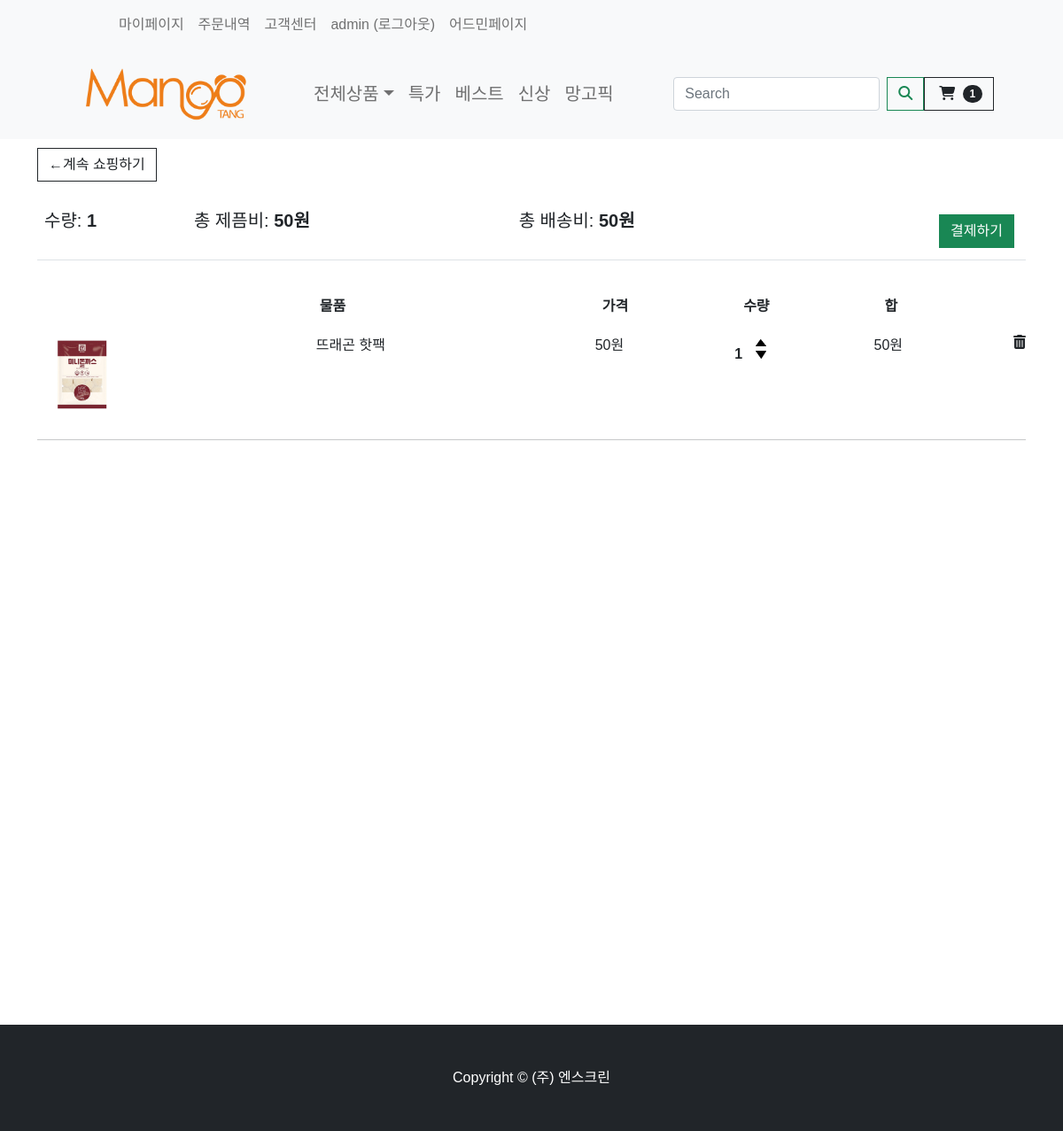
The app's page /cart/ (signed in), older data.
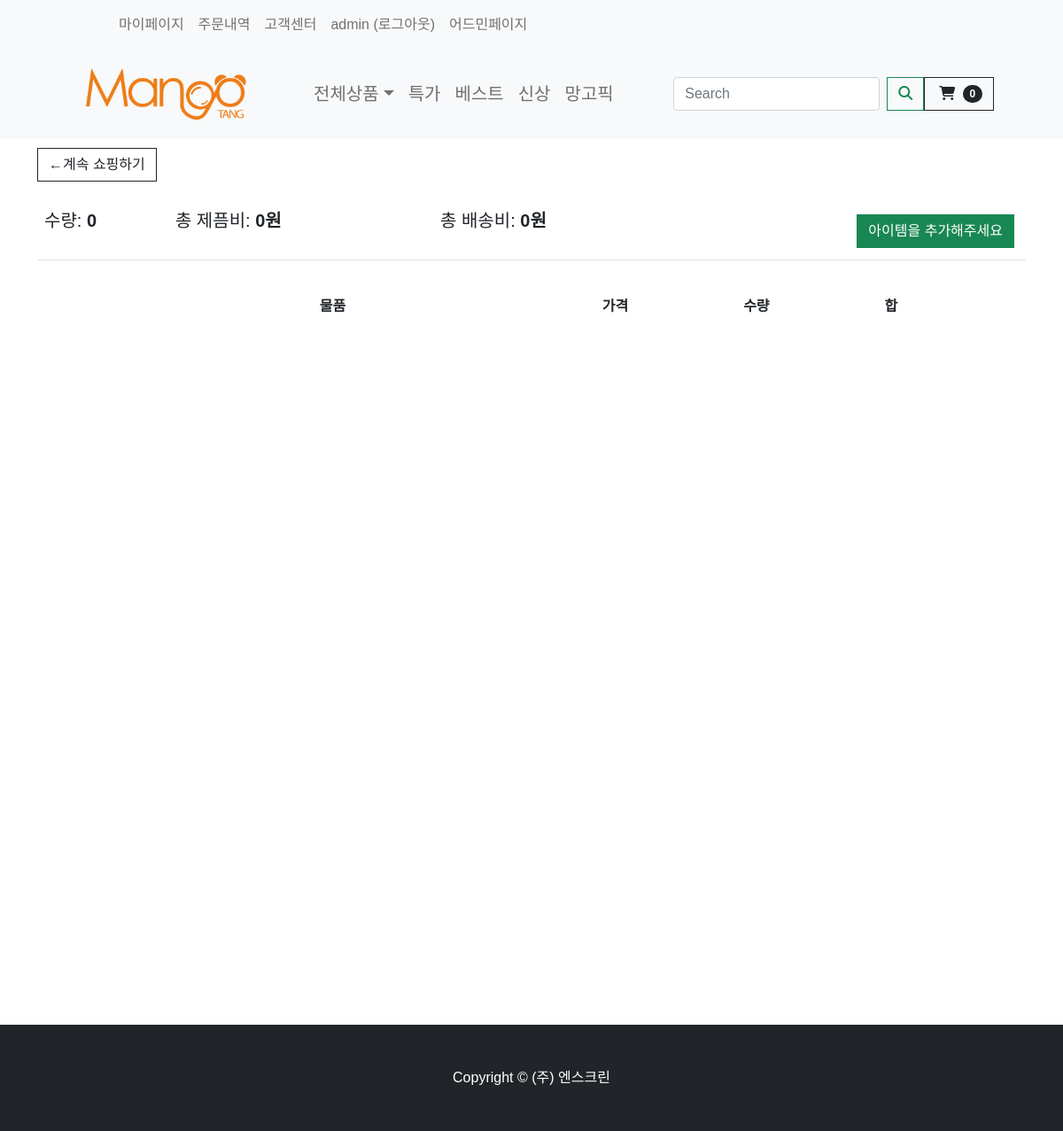
The same page, newer data.
### store/models.py (models this page shows, shortened)
class Order(models.Model):
    customer = models.ForeignKey(Customer, on_delete=models.SET_NULL, null=True, blank=True)
    date_ordered = models.DateTimeField(auto_now_add=True)
    order_status = models.BooleanField(default=False)
    payment_state = models.BooleanField(default=False)
    shipping_fee = models.IntegerField(null=True, blank=True)
    order_number = models.IntegerField(null=True, blank=True)
    email = models.EmailField(null=True, blank=True)
    total_fee = models.IntegerField(null=True, blank=True)
    post_code = models.CharField(max_length=200, null=True, blank=True)
    recipent_address1 = models.CharField(max_length=200, null=False)
    recipent_address2 = models.CharField(max_length=200, null=False)
    recipent_number = models.CharField(max_length=50, null=False)
    recipent_name = models.CharField(max_length=50, null=False)
    order_request = models.CharField(max_length=100, null=False)
    orderer_number = models.CharField(max_length=100, null=False)
    orderer_name = models.CharField(max_length=100, null=False)
    @property
    def get_cart_items(self):
        orderitems = self.orderitem_set.all()
        total = sum([item.quantity for item in orderitems])
        return total
    @property
    def get_total(self):  # 옵션 포함 해당 order의 모든 가격
        orderitems = self.orderitem_set.all()  # 해당 order의 자식 가져와서
        total = sum([item.get_total for item in orderitems])  # 다더함함
        optionTotal = sum([item.get_option_cart_total for item in orderitems])  # 다더함함
        return total + optionTotal
    @property
    def get_deliver_price(self):
        orderitems = self.orderitem_set.all()
        total = sum([item.get_delivery_price for item in orderitems])
        return total

class OrderItem(models.Model):
    product = models.ForeignKey(Product, on_delete=models.SET_NULL, null=True)
    order = models.ForeignKey(Order, on_delete=models.SET_NULL, null=True, blank=True)
    orderHistory = models.ForeignKey(OrderHistory, on_delete=models.SET_NULL, null=True)
    deliver_state = models.CharField(max_length=200, null=True, blank=True)
    quantity = models.IntegerField(default=0, null=True, blank=True)
    date_added = models.DateTimeField(auto_now_add=True)
    item_option_bool = models.BooleanField(default=False, blank=False, null=True)
    deliver_company = models.CharField(max_length=200, null=True, blank=True)
    track_number = models.IntegerField(null=True, blank=True)
    @property  # 배송비
    def get_delivery_price(self):
        return self.product.shipment_price
    @property  # 제품 가격
    def get_total(self):
        total = self.product.price_discount * self.quantity
        return total
    @property  # 옵션 가격
    def get_option_cart_total(self):
        orderOptions = self.orderitemoption_set.all()  # 해당 order의 자식 가져와서
        total = sum([item.get_total for item in orderOptions])  # 다더함함
        return total

class Product(models.Model):
    product_name = models.CharField(max_length=200)
    price = models.FloatField(null=False, blank=False)
    image_detail = models.ImageField(null=True, blank=True)
    image_title = models.ImageField(null=True, blank=True)
    image_introduce = models.ImageField(null=True, blank=True)
    seller_code = models.CharField(max_length=50, null=False, blank=False)
    price_discount = models.FloatField(null=True)
    discount = models.IntegerField(null=True)
    stock = models.IntegerField()
    first_title = models.CharField(max_length=200)
    second_title = models.CharField(max_length=200)
    shipment_price = models.IntegerField(blank=True)
    hash_tag = models.CharField(max_length=200)
    option_bool = models.BooleanField(default=False, blank=False, null=True)
    collection_tag = models.CharField(max_length=200, null=True)
    item_company = models.CharField(null=False, max_length=200)
    product_status = models.BooleanField(default=False, blank=False, null=True)

### store/views.py (the view)
# urls.py: path('cart/', views.cart, name="cart"),
@login_required(login_url='account_login')
def cart(request):
    customer = request.user.customer
    order, created = Order.objects.get_or_create(customer=customer, order_status=False)
    items = order.orderitem_set.all()  # orderitem은 Order의 자식 그래서 쿼리 가능
    cartItems = order.get_cart_items
    itemOption = []
    if (bool(items) == True):  # 카트 비어있는지 확인
        for item in items:
            itemOption += OrderItemOption.objects.filter(order_item_option=item)
    else:
        items = []
        itemOption = []
    context = {'items': items, 'order': order, 'cartItems': cartItems, 'itemOption': itemOption}
    return render(request, 'store/cart.html', context)

### store/templates/store/cart.html (shortened to what the changed rows need)
{% extends 'store/main.html' %}
{% load static %}
{% block content %}
    <div class="container" style="height: 1000px">
        <div class="row">
            <div class="col-lg-12">
                <div class="box-element">
                    <br>
                    <br>
                    <table class="table">
                        <tr>
                            <th><h5>수량: <strong class="cart-quantity-total">{{ order.get_cart_items }}</strong></h5>
                            </th>
                            <th><h5>총 제픔비: <strong
                                    class="cart-price-total">{{ order.get_total|floatformat:0 }}원</strong></h5>
                            </th>
                            <th>
                            <th><h5>총 배송비: <strong
                                    class="cart-price-total">{{ order.get_deliver_price |floatformat:0 }}원</strong></h5>
                            </th>
                            {% if order.get_cart_items == 0 %}
                            <th>
                                <a style="float:right; margin:5px;" href="/" class="btn btn-success no-item" >아이템을 추가해주세요</a>
                            </th>
                            {% else %}
                            <th>
                                <a style="float:right; margin:5px;" class="btn btn-success" href="{% url 'checkout' %}">결제하기</a>
                            </th>
                            {% endif %}
                        </tr>
                    </table>
                </div>
                <br>
                <div class="box-element">
                    <div class="cart-row">
                        <div style="flex:2"></div>
                        <div style="flex:2"><strong>물품</strong></div>
                        <div style="flex:1"><strong>가격</strong></div>
                        <div style="flex:1"><strong>수량</strong></div>
                        <div style="flex:1"><strong>합</strong></div>
                    </div>
                    {% for item in items %}
                        {% if item.item_option_bool == False %}
                            <div class="cart-row cart-row{{ forloop.counter0 }}">
                                <div style="flex:2"><img class="row-image" src="{{ item.product.image_title.url }}">
                                </div>
                                <div style="flex:2"><p>{{ item.product.product_name }}</p></div>
                                <div style="flex:1"><p>{{ item.product.price_discount | floatformat:0 }}원</p></div>
                                <div style="flex:1">
                                    <p class="quantity quantity-total{{ forloop.counter0 }}">{{ item.quantity }}</p>
                                    <div class="quantity">
                                        <img class="chg-quantity update-cart-item"
                                             data-quantity="{{ forloop.counter0 }}"
                                             data-product="{{ item.product.seller_code }}"
                                             src="{% static  'images/arrow-up.png' %}" data-action="add">
                                        <img class="chg-quantity update-cart-item"
                                             data-quantity="{{ forloop.counter0 }}"
                                             data-product="{{ item.product.seller_code }}"
                                             src="{% static  'images/arrow-down.png' %}" data-action="remove">
                                    </div>
                                </div>
                                <div style="flex:1"><p
                                        class="item-cost-total{{ forloop.counter0 }}">{{ item.get_total|floatformat:0 }}원</p>
                                </div>
                                <i type="button" data-code="{{ item.product.seller_code }}"
                                   data-loop="{{ forloop.counter0 }}"
                                   class="fas fa-trash-alt delete-item"></i>
                            </div>
                        {% endif %}
                        <hr class="item-divider{{ forloop.counter0 }}">
                    {% endfor %}
                </div>
            </div>
        </div>
    </div>
{% endblock content %}

### store/templates/store/navbar.html (shortened to what this page needs)
{% load static %}
<nav class="navbar navbar-expand-lg navbar-light bg-light">
    <div class="bg-light container px-4 px-lg-5">
        <ul class="navbar-nav me-auto mb-2 mb-lg-0 ms-lg-5" style="">
            <li class="nav-item"><a href="{% url 'orderhistory' %}"
                                    class="nav-link dropdown-menu-size-customer">마이페이지</a></li>
            <li class="nav-item"><a href="{% url 'orderhistory' %}"
                                    class="nav-link dropdown-menu-size-customer">주문내역</a></li>
            <li class="nav-item"><a href="{% url 'faq' %}"
                                    class="nav-link dropdown-menu-size-customer">고객센터</a></li>
            {% if user.is_authenticated %}
                <a class="nav-link" href="{% url 'logout' %}">{{ user.username }} (로그아웃)</a>
            {% else %}
                <li class="nav-item"><a href="{% url 'account_login' %}" class="nav-link dropdown-menu-size-customer">로그인</a>
                </li>
            {% endif %}
            {% if user.is_superuser %}
                        <a class="nav-link" href={% url 'admin:index' %}>어드민페이지</a>
            {% endif %}
        </ul>
    </div>
</nav>
<nav class="navbar navbar-expand-lg navbar-light bg-light">
    <div class="container px-4 px-lg-5">
        <a href="{% url 'store' %}">
            <img src="{% static 'nscreen_logo/4_망고땡_로고 (영문).png' %}" width="220" alt="망고땡몰">
        </a>
        <div class="collapse navbar-collapse" id="navbarSupportedContent">
            <ul class="navbar-nav me-auto mb-2 mb-lg-0 ms-lg-5">
                <li class="nav-item dropdown">
                    <a class="nav-link dropdown-toggle dropdown-menu-size" id="navbarDropdown" href="#" role="button"
                       data-bs-toggle="dropdown" aria-expanded="false">전체상품</a>
                </li>
                <li class="nav-item"><a class="nav-link dropdown-menu-size" href="#!">특가</a></li>
                <li class="nav-item"><a class="nav-link dropdown-menu-size" href="#!">베스트</a></li>
                <li class="nav-item"><a class="nav-link dropdown-menu-size" href="#!">신상</a></li>
                <li class="nav-item"><a class="nav-link dropdown-menu-size" href="#!">망고픽</a></li>
            </ul>
            <form class="d-flex">
                <button class="btn" type="submit"></button>
                <input class="form-control me-2" type="search" placeholder="Search" aria-label="Search">
                <button class="btn btn-outline-success" type="submit"><i class="fas fa-search"></i></button>
            </form>
            <a href="{% url 'cart' %}" class="nav-link-cart">
                <button class="btn btn-outline-dark" type="submit">
                    <i class="fas fa-shopping-cart"></i>
                    <span class="badge bg-dark text-white ms-1 rounded-pill">{{ cartItems }}</span>
                </button>
            </a>
        </div>
    </div>
</nav>

Row changes from the older to the newer data that the page shows:
removed Order: get_cart_items "1", get_total "50", get_deliver_price "50"
removed OrderItem: product.image_title (picture), product.product_name "뜨래곤 핫팩", product.price_discount "50", quantity "1", item_option_bool False (drawn), get_total "50"
added Order: get_cart_items "0", get_total "0", get_deliver_price "0"
Text that changed along with them:
{{ cartItems }}: "1" → "0"
text no longer shown: "결제하기"
text now shown: "아이템을 추가해주세요"
